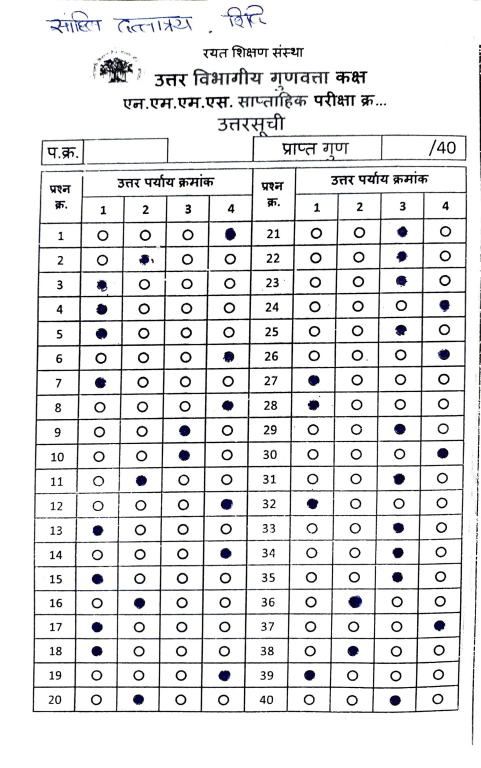
#> input picture testS.jpg, 961 x 1536 px (shown at 1/2 size)
$ python calibrate_template.py ../testS.jpg
#> lines starting #> are read from the running program, lines starting #| are printed output that depends on the picture; after the words box and inside, x2 and y2 are one past the last pixel; in counts of white or black regions, pixels touching at a corner belong together
#> in build_template, img is the input picture: shape (1536, 961, 3); mean B, G, R 231.1, 230.3, 230.3
### files(2)/align.py
"""
align.py
--------
Aligns any photographed OMR sheet into a fixed canonical pixel space by
detecting the outer border of the answer grid and applying a perspective
warp (cv2.warpPerspective). This is the ONLY per-sheet geometry step -
after this, every sheet lives in identical pixel coordinates, so the
160-bubble template (built once in calibrate_template.py) can be reused
unchanged for every scan.

Canonical space is fixed at CANON_W x CANON_H. The template JSON is
defined in this same space.
"""
import cv2
import numpy as np

CANON_W = 1400
CANON_H = 2200


def _order_corners(pts):
    """Order 4 points as top-left, top-right, bottom-right, bottom-left."""
    pts = pts.reshape(4, 2).astype("float32")
    s = pts.sum(axis=1)
    diff = np.diff(pts, axis=1).flatten()
    tl = pts[np.argmin(s)]
    br = pts[np.argmax(s)]
    tr = pts[np.argmin(diff)]
    bl = pts[np.argmax(diff)]
    return np.array([tl, tr, br, bl], dtype="float32")


def find_outer_border(img):
    """
    Locate the outer rectangle of the answer-grid table (or, failing that,
    the whole sheet) and return its 4 ordered corners in ORIGINAL image
    pixel coordinates.
    """
    gray = cv2.cvtColor(img, cv2.COLOR_BGR2GRAY)
    gray = cv2.GaussianBlur(gray, (5, 5), 0)

    # Adaptive threshold copes with uneven phone-camera lighting far
    # better than a single global threshold.
    thresh = cv2.adaptiveThreshold(
        gray, 255, cv2.ADAPTIVE_THRESH_GAUSSIAN_C,
        cv2.THRESH_BINARY_INV, 35, 15
    )
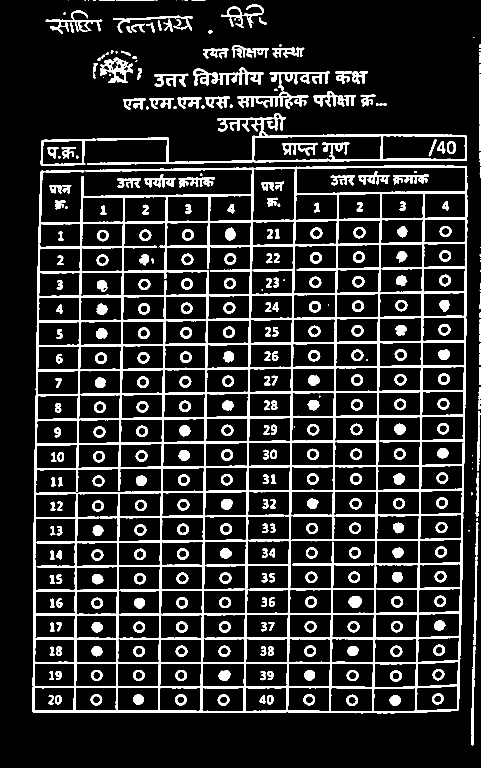
#> thresh: shape (1536, 961) (shown at 1/2 size); 14.8% white; 377 white regions (46 under 20 px), largest, box (x1, y1, x2, y2) and area: (64, 331, 935, 1427) 122727, (81, 226, 934, 332) 9481, (386, 135, 528, 172) 1933
    thresh = cv2.dilate(thresh, np.ones((5, 5), np.uint8), iterations=2)
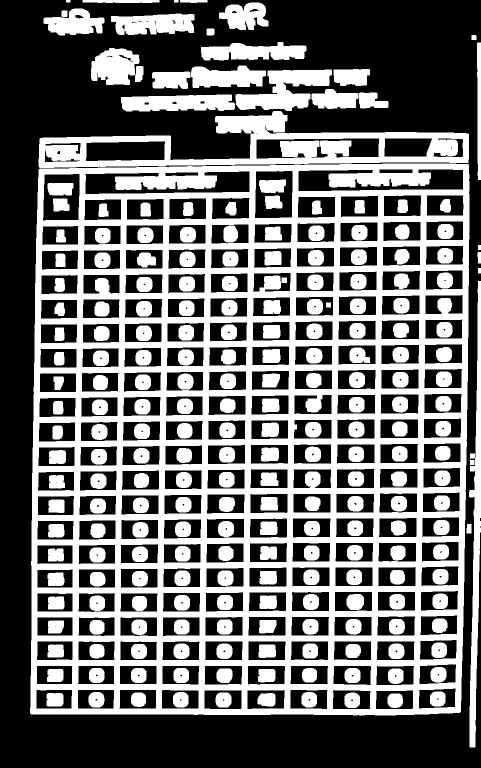
#> thresh: shape (1536, 961) (shown at 1/2 size); 43.3% white; 238 white regions

    contours, _ = cv2.findContours(thresh, cv2.RETR_LIST, cv2.CHAIN_APPROX_SIMPLE)
#> contours = 603 contours, 132 with area under 20; largest, box (x1, y1, x2, y2) and area: (60, 327, 939, 1431) 948763, (77, 222, 938, 336) 48438, (938, 562, 961, 1495) 9086, (471, 139, 664, 222) 8186, (596, 338, 927, 383) 8036
    if not contours:
        raise RuntimeError("No contours found - cannot locate sheet border.")

    contours = sorted(contours, key=cv2.contourArea, reverse=True)

    img_area = img.shape[0] * img.shape[1]
#> img_area = 1476096
    for c in contours[:15]:
        area = cv2.contourArea(c)
        if area < 0.15 * img_area:
            # Too small to be the table/sheet outline; contours are
            # sorted by area so nothing further down will qualify either.
            break
        peri = cv2.arcLength(c, True)
        approx = cv2.approxPolyDP(c, 0.02 * peri, True)
        if len(approx) == 4:
            return _order_corners(approx)
#> this loop made 1 pass
#> (area, peri, pts in _order_corners, s in _order_corners, diff in _order_corners) on pass 1: (948763, 3940.1, [[936, 328], [77, 339], [62, 1428], [921, 1423]], [1264, 416, 1490, 2344], [-608, 262, 1366, 502])

    # Fallback: use the minAreaRect of the single largest contour, which
    # handles slightly bowed/rounded table borders that approxPolyDP
    # fails to collapse to exactly 4 points.
    largest = contours[0]
    rect = cv2.minAreaRect(largest)
    box = cv2.boxPoints(rect)
    return _order_corners(box.reshape(4, 1, 2).astype("float32"))


def align_sheet(img, out_size=(CANON_W, CANON_H), debug_path=None):
    """
    Warp `img` (BGR np.ndarray) into the canonical frame.
    Returns the warped BGR image of size out_size.
    """
    corners = find_outer_border(img)
#> corners = [[77, 339], [936, 328], [921, 1423], [62, 1428]]
    w, h = out_size
    dst = np.array([[0, 0], [w - 1, 0], [w - 1, h - 1], [0, h - 1]], dtype="float32")
    M = cv2.getPerspectiveTransform(corners, dst)
#> M = [[1.64, 0.0226, -133.8], [0.0259, 2.02, -687.1], [6.42e-06, 1.76e-07, 1]]
    warped = cv2.warpPerspective(img, M, (w, h))
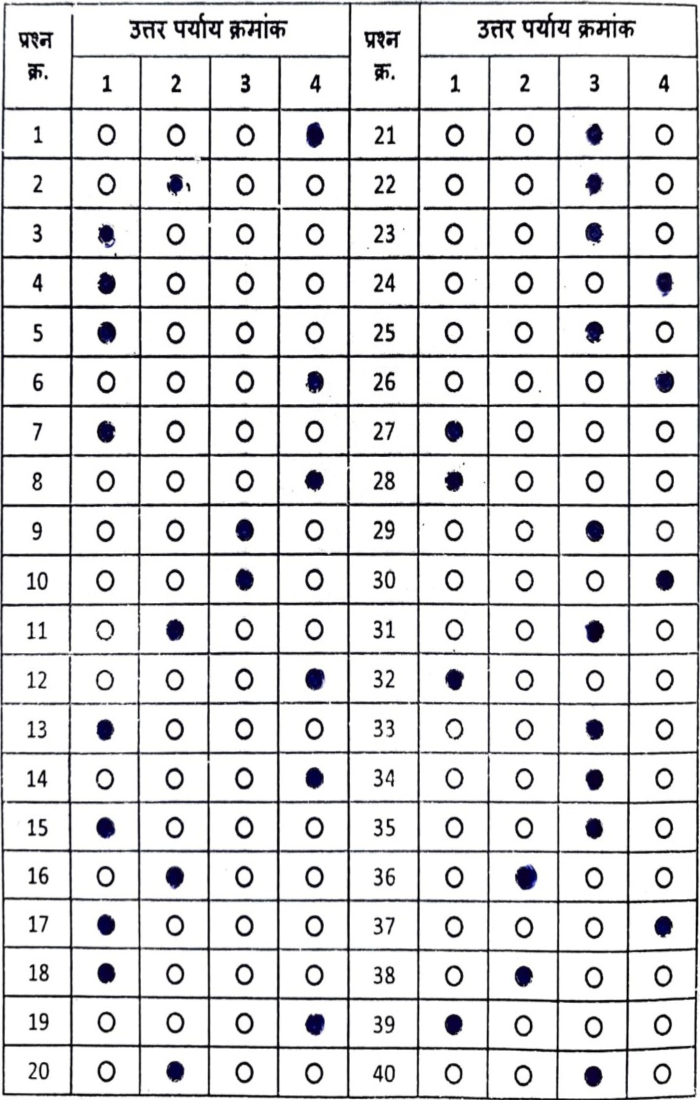
#> warped: shape (2200, 1400, 3) (shown at 1/2 size); mean B, G, R 223.4, 222.4, 222.5

    if debug_path:
        dbg = img.copy()
        cv2.polylines(dbg, [corners.astype(int)], True, (0, 0, 255), 6)
        cv2.imwrite(debug_path, dbg)

    return warped


# [7 lines that do not run on import are left out]

### files(2)/calibrate_template.py
"""
calibrate_template.py
----------------------
RUN THIS ONCE (or once per sheet layout/print design). Never run per scan.

Takes the cleanest available reference sheet, aligns it into canonical
space (align.py), then locates the printed table gridlines on that ONE
image (horizontal row-dividers, vertical column-dividers). Because the
sheet is a printed form, the gridlines are exact and far more reliable
anchors than trying to Hough-detect 160 individual bubble circles - each
bubble center is simply the midpoint of its row/column cell.

The resulting coordinates are written to template.json, which is the
permanent source of truth used by scan_omr.py for every future sheet.
No geometry detection ever happens again after this step.
"""
import json
import sys
import numpy as np
import cv2

from align import align_sheet, CANON_W, CANON_H

N_DATA_ROWS = 20        # question rows per block
N_OPTION_COLS = 4       # options 1-4
BLOCKS = 2               # left block (Q1-20), right block (Q21-40)
HEADER_ROWS = 2          # "उत्तर पर्याय क्रमांक" label row + "1 2 3 4" row
MIN_GAP = 20              # px, minimum separation to treat two line-peaks as distinct


def _detect_lines(mask_1d, min_gap=MIN_GAP):
    """Find local maxima (line positions) in a 1-D projection profile."""
    peaks = []
    thresh = mask_1d.max() * 0.5
    for i in range(1, len(mask_1d) - 1):
        if mask_1d[i] > thresh and mask_1d[i] >= mask_1d[i - 1] and mask_1d[i] >= mask_1d[i + 1]:
            peaks.append(i)
    dedup = []
    for p in peaks:
        if not dedup or p - dedup[-1] > min_gap:
            dedup.append(p)
        else:
            dedup[-1] = (dedup[-1] + p) // 2  # merge near-duplicates
    return dedup


def detect_grid_lines(warped_gray):
    th = cv2.adaptiveThreshold(
        warped_gray, 255, cv2.ADAPTIVE_THRESH_GAUSSIAN_C,
        cv2.THRESH_BINARY_INV, 25, 10
    )
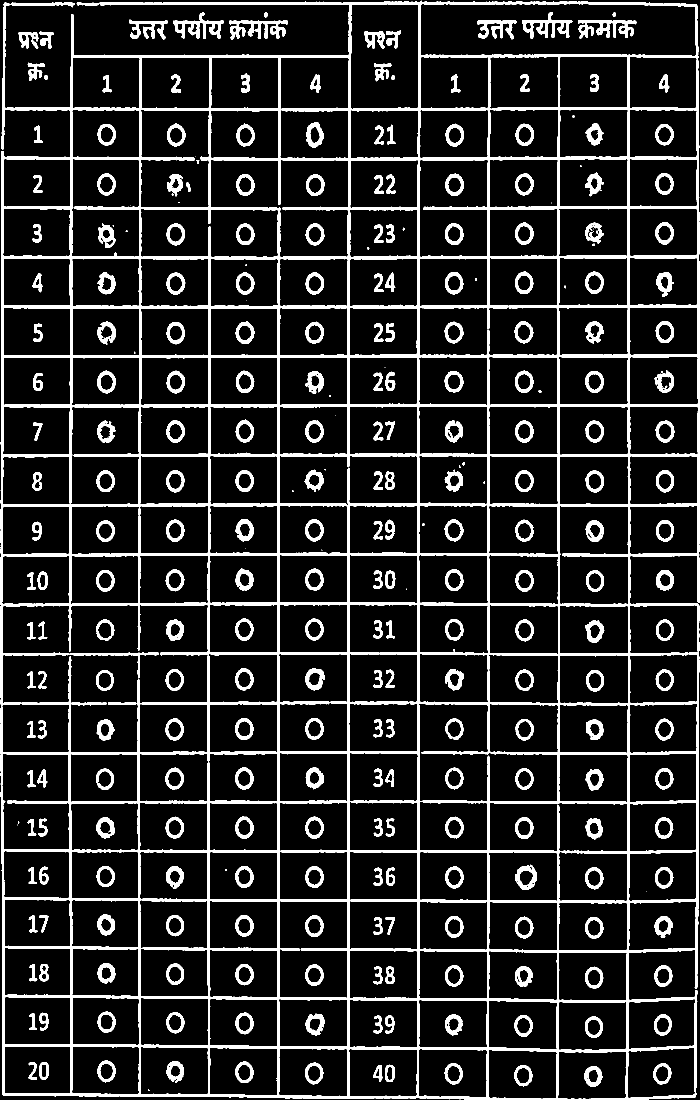
#> th: shape (2200, 1400) (shown at 1/2 size); 13.8% white; 306 white regions (42 under 20 px), largest, box (x1, y1, x2, y2) and area: (1, 1, 1400, 2200) 275389, (459, 40, 576, 80) 2160, (1156, 40, 1273, 77) 2056

    horiz_kernel = cv2.getStructuringElement(cv2.MORPH_RECT, (80, 1))
    horiz = cv2.dilate(cv2.erode(th, horiz_kernel), horiz_kernel)
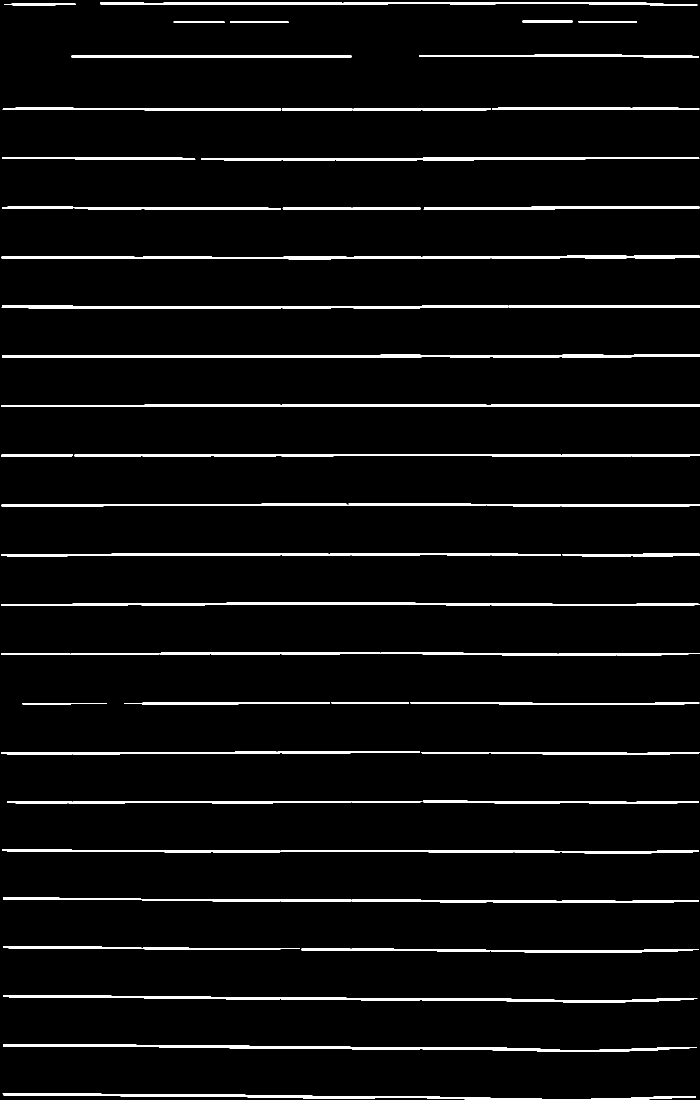
#> horiz: shape (2200, 1400) (shown at 1/2 size); 4.6% white; 48 white regions, largest, box (x1, y1, x2, y2) and area: (4, 709, 1400, 716) 7306, (3, 511, 1399, 519) 6794, (3, 808, 1400, 814) 6725
    row_lines = _detect_lines(horiz.sum(axis=1).astype(np.float64))
#> in _detect_lines, `thresh = mask_1d.max() * 0.5`: thresh = 178117.5
#> after the loop in _detect_lines, `for i in range(1, len(mask_1d) - 1):`: peaks = [7, 112, 218, 317, 416, 514, 515, 614, 711, 712, 811, 812, 910, 1010, 1109, 1208, 1307, 1407, 1505, 1604, 1702, 1799, 1801, 1997]
#> the loop in _detect_lines, `for p in peaks:` made 24 passes
#> p on passes 1 to 12: 7, 112, 218, 317, 416, 514, 515, 614, 711, 712, 811, 812
#> after the loop in _detect_lines, `for p in peaks:`: dedup = [7, 112, 218, 317, 416, 514, 614, 711, 811, 910, 1010, 1109, 1208, 1307, 1407, 1505, 1604, 1702, 1800, 1997]
#> row_lines has the same summary as dedup in _detect_lines

    vert_kernel = cv2.getStructuringElement(cv2.MORPH_RECT, (1, 80))
    vert = cv2.dilate(cv2.erode(th, vert_kernel), vert_kernel)
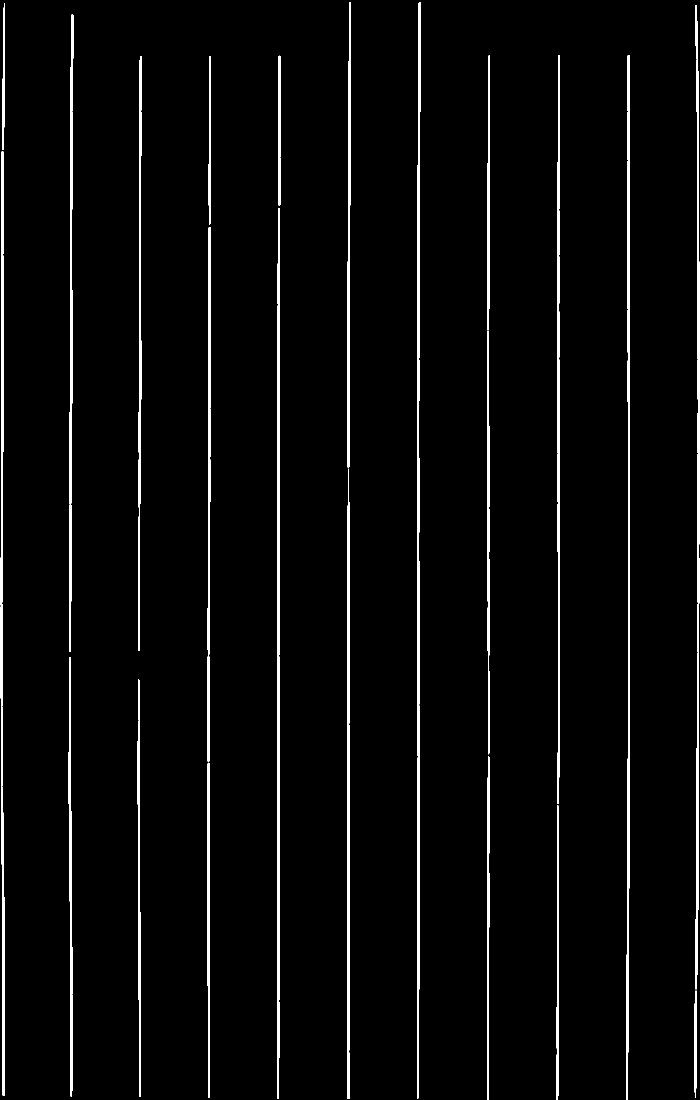
#> vert: shape (2200, 1400) (shown at 1/2 size); 3.2% white; 25 white regions, largest, box (x1, y1, x2, y2) and area: (834, 4, 841, 2197) 9369, (1252, 110, 1260, 2200) 8923, (554, 416, 560, 2197) 8363
    col_lines = _detect_lines(vert.sum(axis=0).astype(np.float64))
#> the loop in _detect_lines (call 2), `for p in peaks:` made 11 passes
#> p on passes 1 to 11: 4, 141, 278, 418, 557, 698, 837, 976, 1116, 1256, 1395
#> col_lines = [4, 141, 278, 418, 557, 698, 837, 976, 1116, 1256, 1395]

    return row_lines, col_lines


def build_template(reference_path, out_path="template.json", debug_path="debug_template_overlay.jpg"):
    img = cv2.imread(reference_path)
    if img is None:
        raise FileNotFoundError(reference_path)

    warped = align_sheet(img, out_size=(CANON_W, CANON_H))
    gray = cv2.cvtColor(warped, cv2.COLOR_BGR2GRAY)

    row_lines, col_lines = detect_grid_lines(gray)
#> row_lines has the same summary as dedup in _detect_lines
    print(f"Detected {len(row_lines)} horizontal lines, {len(col_lines)} vertical lines.")
#| Detected 20 horizontal lines, 11 vertical lines.

    n_row_lines_expected = HEADER_ROWS + N_DATA_ROWS + 1  # +1 outer top border
    n_col_lines_expected = BLOCKS * (1 + N_OPTION_COLS) + 1
    if len(row_lines) != n_row_lines_expected:
#> (the run stopped early here; a loop or call above may not have finished)
